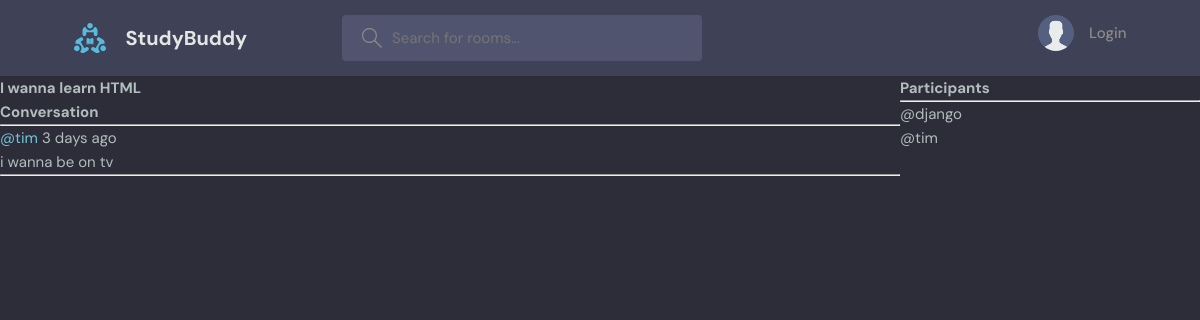
Page /room/4 on the committed database.
### base/models.py (models this page shows, shortened)
class Room(models.Model):
    host = models.ForeignKey(User, on_delete=models.SET_NULL, null=True)
    topic = models.ForeignKey(Topic, on_delete=models.SET_NULL, null=True)
    name = models.CharField(max_length=200)
    description = models.TextField(blank=True)
    participants = models.ManyToManyField(User, related_name='participants', blank=True)
    created = models.DateTimeField(auto_now_add=True)
    updated = models.DateTimeField(auto_now=True)
    class Meta:
        ordering = ['-updated', '-created']

class Message(models.Model):
    user = models.ForeignKey(User, on_delete=models.CASCADE)
    room = models.ForeignKey(Room, on_delete=models.CASCADE)
    body = models.TextField()
    created = models.DateTimeField(auto_now_add=True)
    updated = models.DateTimeField(auto_now=True)

### base/views.py (the view)
# urls.py: path('room/<str:pk>', views.room, name='room'),
def room(request, pk):
    room = Room.objects.get(id=pk)
    messages = room.message_set.all().order_by('-created')
    participants = room.participants.all()
    if request.method == "POST":
        Message.objects.create(
            user=request.user, room=room, body=request.POST.get('body')
        )
        room.participants.add(request.user)
        return redirect('room', pk=room.id)
    context = {
        'participants': participants,
        'room': room,
        'room_messages': messages,
    }
    return render(request, 'base/room.html', context)

### base/templates/base/room.html (shortened to what this page needs)
{% extends "main.html" %}
{% block content %}
<div class='room-container'>
    <div>
        <h1>{{room.name}}</h1>
        <div class='comment-wrapper'>
            <h3> Conversation </h3>
            <hr>
            {% for message in room_messages %}
            <div>
                <small><a href="{% url 'user-profile' room.host.id %}">@{{room.host.username}}</a> {{message.created|timesince}} ago </small>
                <p>{{message.body}}</p>
                <hr>
            </div>
            {% endfor %}
        </div>
    </div>
    <div>
        <h3>Participants</h3>
        <hr>
        {% for user in participants %}
        <div>
            <span>@{{user.username}}</span>
        </div>
        {% endfor %}
    </div>
</div>
{% endblock content %}

### static/styles/style.css (style rules this page uses)
:root { --color-main: #71c6dd; --color-main-light: #e1f6fb; --color-dark: #3f4156; --color-dark-medium: #51546e; --color-dark-light: #696d97; --color-light: #e5e5e5; --color-gray: #8b8b8b; --color-light-gray: #b2bdbd; --color-bg: #2d2d39; --color-success: #5dd693; --color-error: #fc4b0b; }
* { font-family: "DM Sans", -apple-system, BlinkMacSystemFont, "Segoe UI", Roboto, Oxygen, Ubuntu, Cantarell, "Open Sans", "Helvetica Neue", sans-serif; margin: 0; padding: 0; box-sizing: border-box; text-rendering: optimizeLegibility; font-size: inherit; }
html { font-size: 56.25%; }
@media only screen and (min-width: 1200px) { html { font-size: 62.5%; } }
body { line-height: 1.6; font-weight: 400; font-size: 1.5rem; color: var(--color-light-gray); background-color: var(--color-bg); min-height: 100vh; }
a { display: inline-block; color: var(--color-main); text-decoration: none; }

### base/templates/base/room.html (style rules this page uses)
.room-container { display: grid; grid-template-columns: 3fr 1fr; }

### rows in the picture
Room: name "I wanna learn HTML", host.username "tim"
Message: created "3 days", body "i wanna be on tv"

### other values in the picture
{{ user.username }} "django"
{{ user.username }} "tim"
